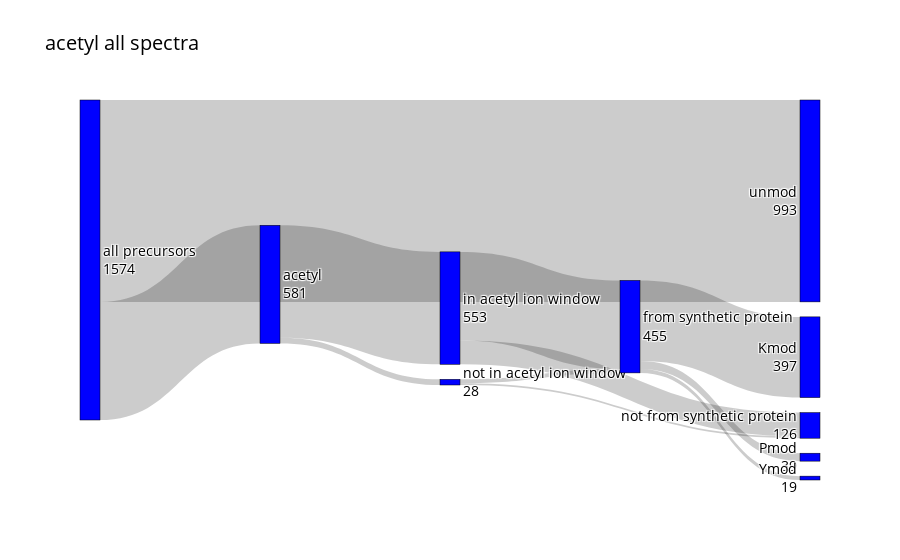
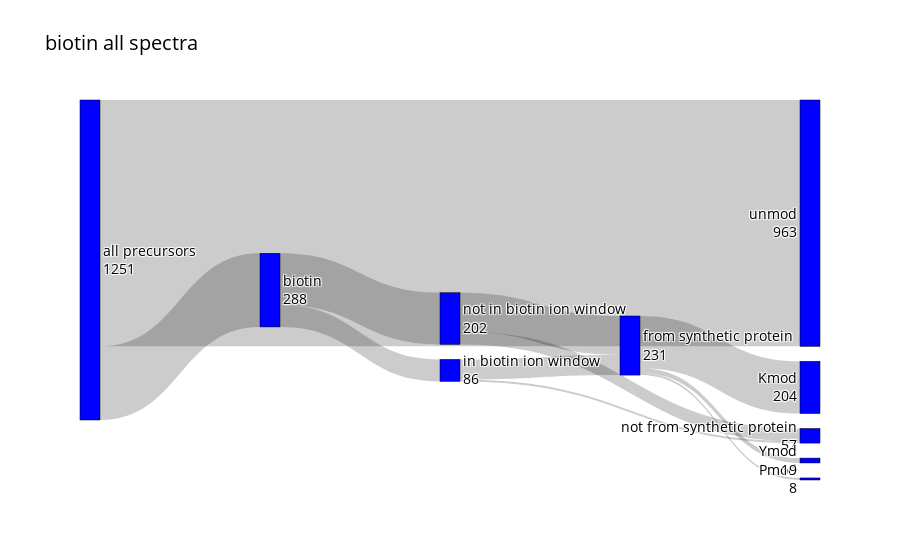
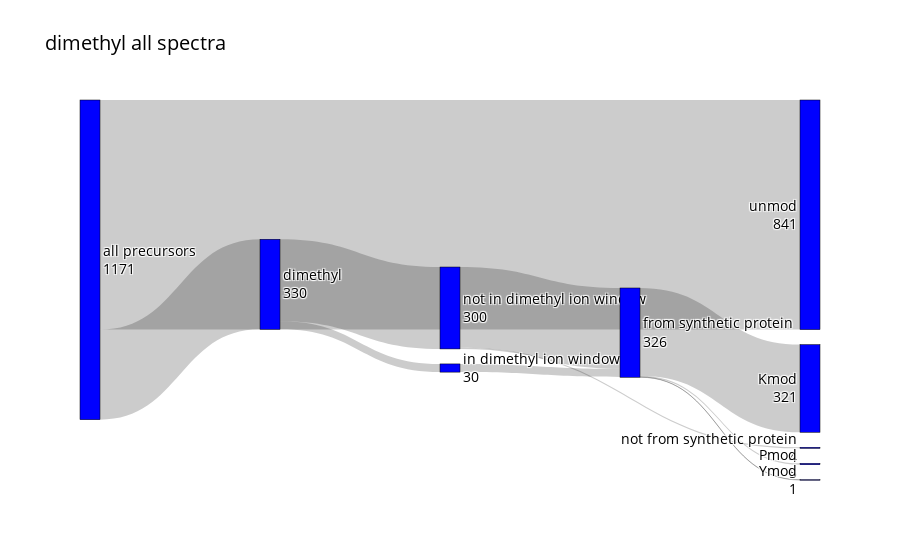
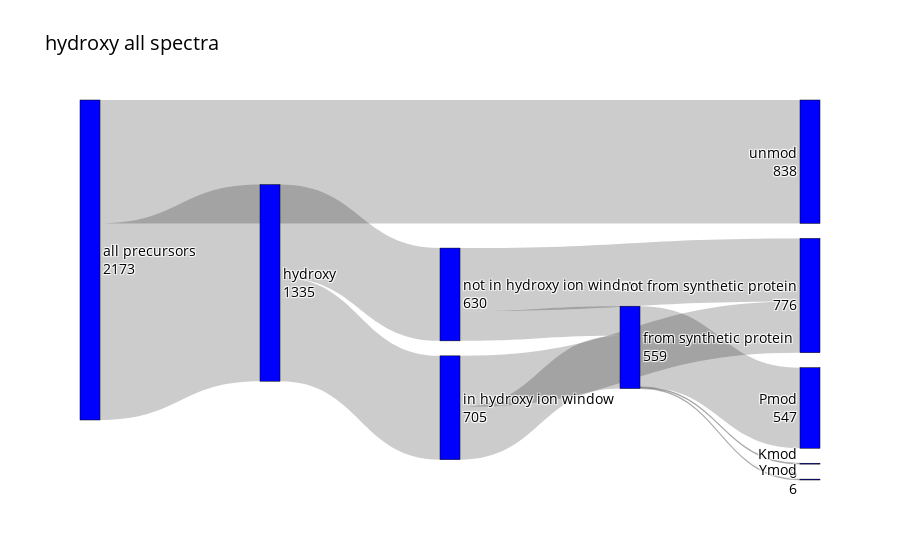

Here is the notebook cell these charts were saved with, in order:
### Code cell
for mod, mod_data in mods_results.items():
    mod_name, mod_unimod = mod
    sankey_for_analysis_on_all_spectra(mod_data["df_all"], mod_unimod, mod_name)

### Figure 1 — Plotly figure (JSON) as saved in the notebook; plotly's stock layout.template omitted (floating-point values rounded to 4 significant figures)
{"data": [{"link": {"source": [0, 0, 1, 1, 3, 4, 3, 4, 5, 5, 5], "target": [1, 2, 3, 4, 5, 5, 6, 6, 7, 8, 9], "value": [581, 993, 553, 28, 436, 19, 117, 9, 397, 39, 19]}, "node": {"color": "blue", "label": ["all precursors<br>1574", "acetyl<br>581", "unmod<br>993", "in acetyl ion window<br>553", "not in acetyl ion window<br>28", "from synthetic protein<br>455", "not from synthetic protein<br>126", "Kmod<br>397", "Pmod<br>39", "Ymod<br>19"], "line": {"color": "black", "width": 0.5}, "pad": 15, "thickness": 20}, "type": "sankey"}], "layout": {"font": {"color": "black", "size": 14}, "title": {"text": "acetyl all spectra"}}}

### Figure 2 — Plotly figure (JSON) as saved in the notebook; plotly's stock layout.template omitted (floating-point values rounded to 4 significant figures)
{"data": [{"link": {"source": [0, 0, 1, 1, 3, 4, 3, 4, 5, 5, 5], "target": [1, 2, 3, 4, 5, 5, 6, 6, 7, 8, 9], "value": [288, 963, 86, 202, 79, 152, 7, 50, 204, 8, 19]}, "node": {"color": "blue", "label": ["all precursors<br>1251", "biotin<br>288", "unmod<br>963", "in biotin ion window<br>86", "not in biotin ion window<br>202", "from synthetic protein<br>231", "not from synthetic protein<br>57", "Kmod<br>204", "Pmod<br>8", "Ymod<br>19"], "line": {"color": "black", "width": 0.5}, "pad": 15, "thickness": 20}, "type": "sankey"}], "layout": {"font": {"color": "black", "size": 14}, "title": {"text": "biotin all spectra"}}}

### Figure 3 — Plotly figure (JSON) as saved in the notebook; plotly's stock layout.template omitted (floating-point values rounded to 4 significant figures)
{"data": [{"link": {"source": [0, 0, 1, 1, 3, 4, 3, 4, 5, 5, 5], "target": [1, 2, 3, 4, 5, 5, 6, 6, 7, 8, 9], "value": [330, 841, 30, 300, 30, 296, 0, 4, 321, 5, 1]}, "node": {"color": "blue", "label": ["all precursors<br>1171", "dimethyl<br>330", "unmod<br>841", "in dimethyl ion window<br>30", "not in dimethyl ion window<br>300", "from synthetic protein<br>326", "not from synthetic protein<br>4", "Kmod<br>321", "Pmod<br>5", "Ymod<br>1"], "line": {"color": "black", "width": 0.5}, "pad": 15, "thickness": 20}, "type": "sankey"}], "layout": {"font": {"color": "black", "size": 14}, "title": {"text": "dimethyl all spectra"}}}

### Figure 4 — Plotly figure (JSON) as saved in the notebook; plotly's stock layout.template omitted (floating-point values rounded to 4 significant figures)
{"data": [{"link": {"source": [0, 0, 1, 1, 3, 4, 3, 4, 5, 5, 5], "target": [1, 2, 3, 4, 5, 5, 6, 6, 7, 8, 9], "value": [1335, 838, 705, 630, 358, 201, 347, 429, 6, 547, 6]}, "node": {"color": "blue", "label": ["all precursors<br>2173", "hydroxy<br>1335", "unmod<br>838", "in hydroxy ion window<br>705", "not in hydroxy ion window<br>630", "from synthetic protein<br>559", "not from synthetic protein<br>776", "Kmod<br>6", "Pmod<br>547", "Ymod<br>6"], "line": {"color": "black", "width": 0.5}, "pad": 15, "thickness": 20}, "type": "sankey"}], "layout": {"font": {"color": "black", "size": 14}, "title": {"text": "hydroxy all spectra"}}}
